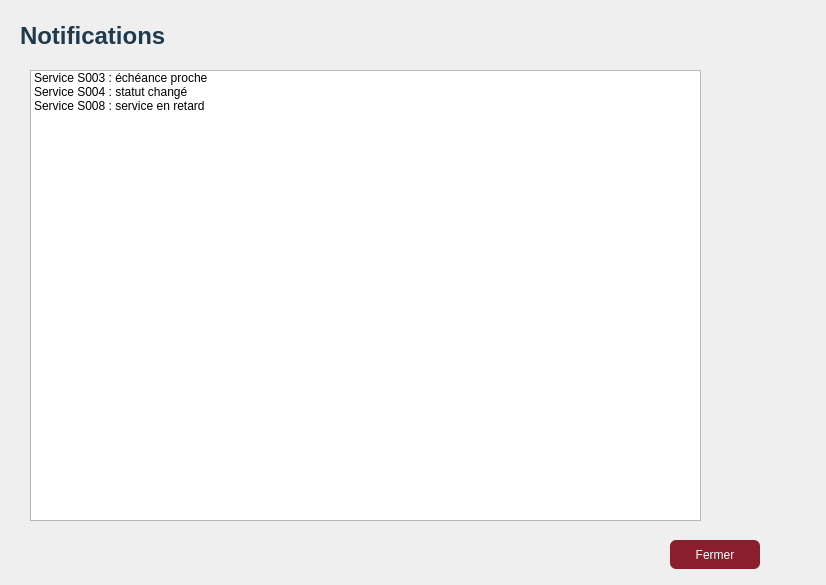
<?xml version="1.0" encoding="UTF-8"?>
<ui version="4.0">
 <class>NotificationsDialog</class>
 <widget class="QDialog" name="NotificationsDialog">
  <property name="geometry">
   <rect>
    <x>0</x>
    <y>0</y>
    <width>826</width>
    <height>585</height>
   </rect>
  </property>
  <property name="windowTitle">
   <string>Dialog</string>
  </property>
  <widget class="QLabel" name="lblTitre">
   <property name="geometry">
    <rect>
     <x>20</x>
     <y>10</y>
     <width>191</width>
     <height>51</height>
    </rect>
   </property>
   <property name="font">
    <font>
     <pointsize>18</pointsize>
     <bold>true</bold>
    </font>
   </property>
   <property name="styleSheet">
    <string notr="true">QLabel#lblTitre {
    color: #1F3A4D;
    font-weight: bold;
}</string>
   </property>
   <property name="text">
    <string>Notifications</string>
   </property>
  </widget>
  <widget class="QListWidget" name="listNotifications">
   <property name="geometry">
    <rect>
     <x>30</x>
     <y>70</y>
     <width>671</width>
     <height>451</height>
    </rect>
   </property>
   <item>
    <property name="text">
     <string>Service S003 : échéance proche</string>
    </property>
   </item>
   <item>
    <property name="text">
     <string>Service S004 : statut changé</string>
    </property>
   </item>
   <item>
    <property name="text">
     <string>Service S008 : service en retard</string>
    </property>
   </item>
  </widget>
  <widget class="QPushButton" name="btnFermer">
   <property name="geometry">
    <rect>
     <x>670</x>
     <y>540</y>
     <width>90</width>
     <height>29</height>
    </rect>
   </property>
   <property name="styleSheet">
    <string notr="true">QPushButton#btnFermer {
    background-color: #8B1E2D;
    color: white;
    border: none;
    border-radius: 6px;
    padding: 8px 20px;
}</string>
   </property>
   <property name="text">
    <string>Fermer</string>
   </property>
  </widget>
 </widget>
 <resources/>
 <connections/>
</ui>
